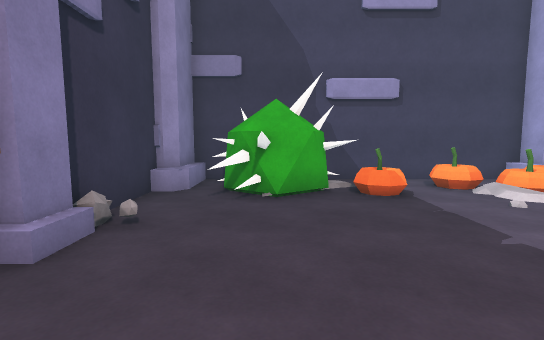
[1] (above)

17 first-person views from a walk through a scene from a Unity 3-D project. The camera is 1.2 m above the floor, tilts 6° down and sees 85° across. The floor is counted in squares, 1 m on a side. Each view is taken from the middle of a square. On the plan, view 1 faces up. The plan holds only what a view shows up to about 13 squares ahead; the rest is blank. Some animated figures are not drawn.

[2]
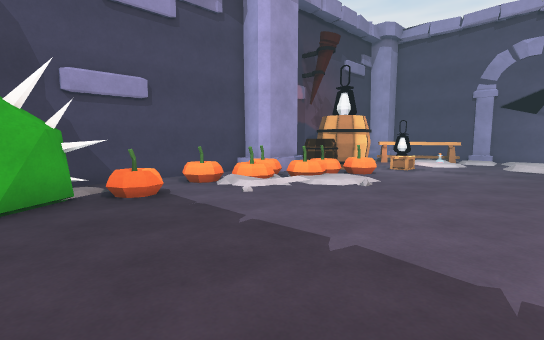

[3]
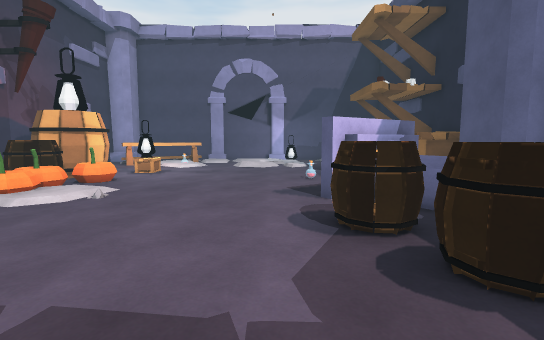

[4]
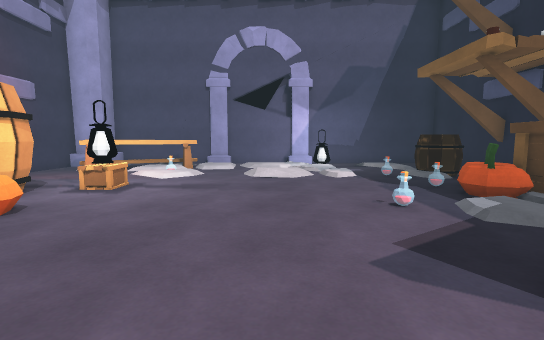

[5]
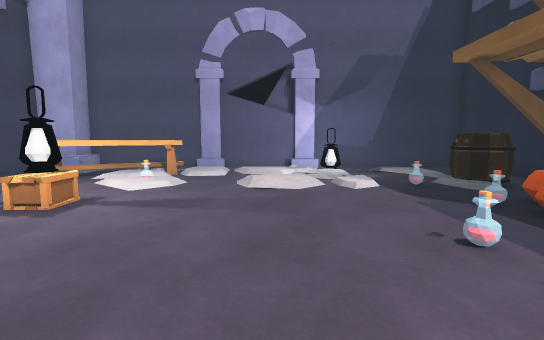

[6]
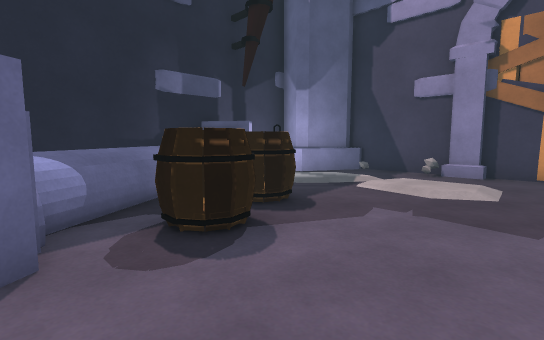

[7]
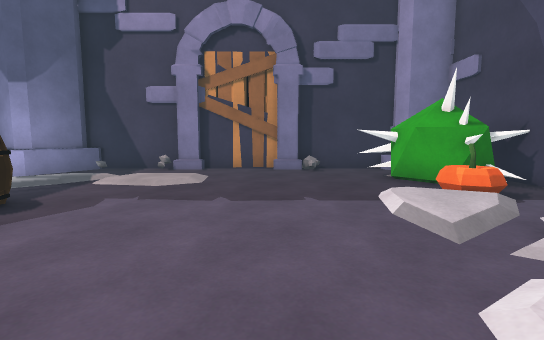

[8]
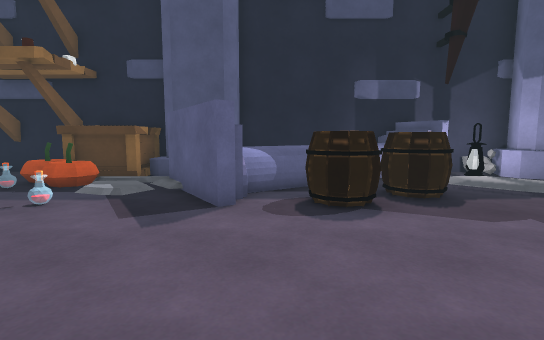

[9]
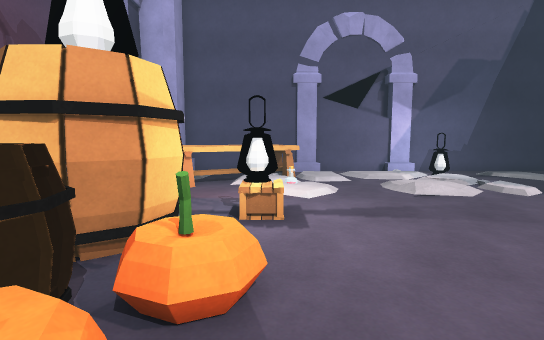

[10]
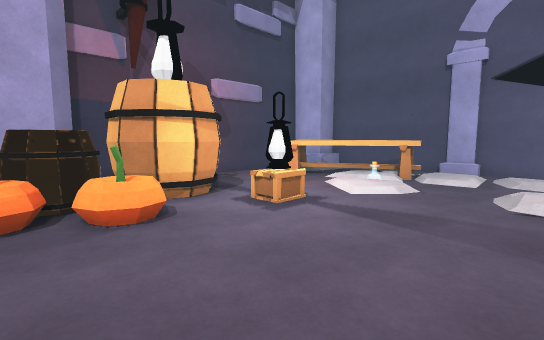

[11]
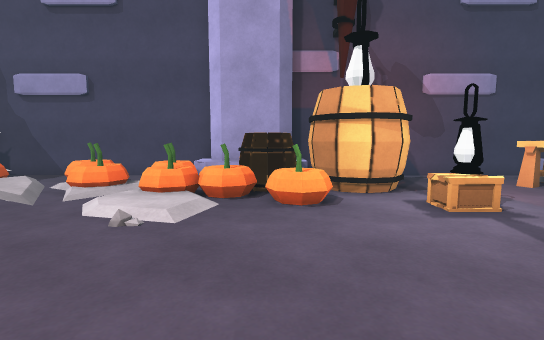

[12]
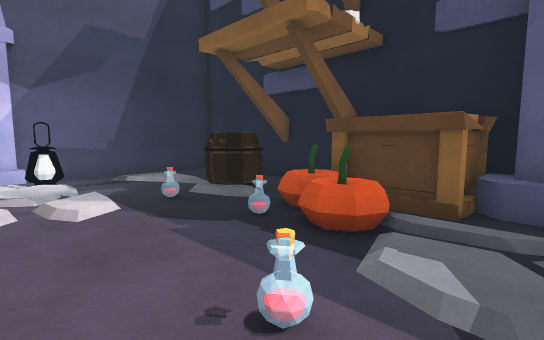

[13]
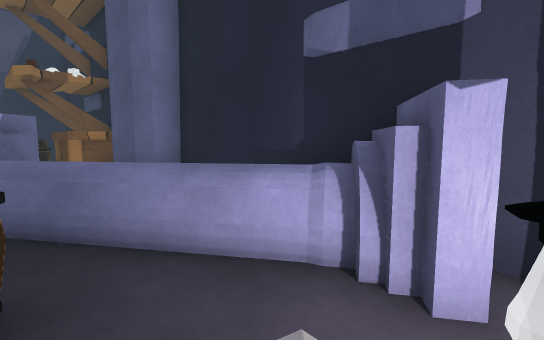

[14]
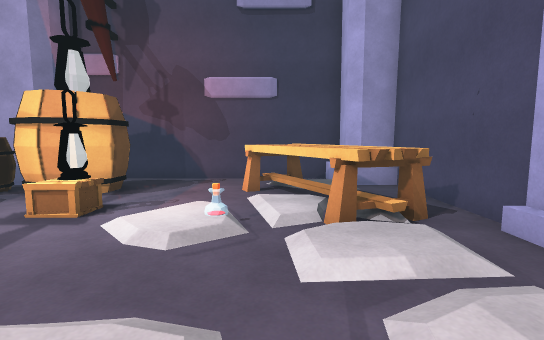

[15]
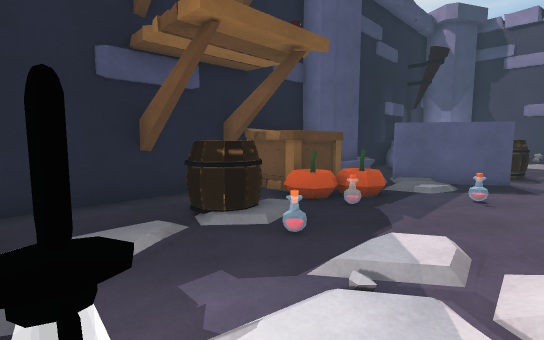

[16]
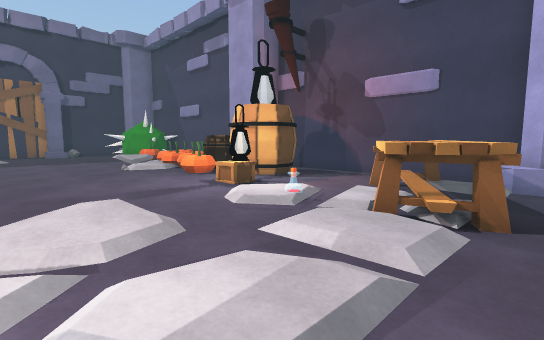

[17]
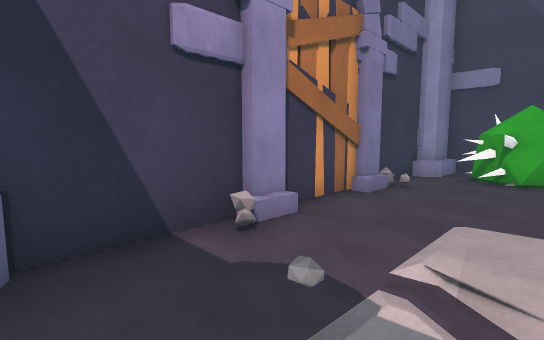

### Floor plan
Key: @ floor where view 1 was taken; # wall or solid block; . main floor; : floor 0.25 m higher than the main floor; + floor 0.75 m higher than the main floor; / step, stairs or slope; = window, fence, low wall or low ledge; ^ raised ledge; P pumpkin; B barrel; A box; L lantern; T potion; S shelf; E table; O other object.
Columns run from 3 left of view 1 to 21 right of it. Each row starts with its distance up from view 1.
 10  ###########  #########
  9 ##O O...P  ###^B......###
  8 ##OOOPP.P PP#BBLB..EEE/=#
  7 #.OOOPP./P:PBBBBB...EE..#
  6 #.OO....//P+PPPBA...EEE.#
  5 #......////://P.LL///EE.#
  4 #..........:....../T/E/.#
  3 #....................:/.O
  2 #.................././/.#
  1 #..//............./:/:/ #
  0 O..@:............./:///.O
 -1 #../:...BB....T...///:L.#
 -2 #..//.BBBB.#.//.........#
 -3 #../:/.B#=^^#/:PT..T.//.#
 -4 #=../:..^^^ #/:PPPBB/:/.#
 -5 ###.L..^^^ ...AAPPBB....#
 -6  ##=##^^  =###A AS S....#
 -7  ##################S#####
 -8                    S

Positions as (right, up) in squares from view 1, and headings:
1: (0, 0), facing up
2: (0, 0), facing up-right
3: (1, 0), facing right
4: (6, 1), facing right
5: (8, 1), facing right
6: (8, 2), facing down-left
7: (9, 3), facing left
8: (7, 4), facing down
9: (8, 5), facing right
10: (9, 1), facing up-right
11: (10, 0), facing up
12: (10, 0), facing down-right
13: (1, -3), facing down-right
14: (17, 0), facing up
15: (19, 0), facing down-left
16: (20, 0), facing up-left
17: (1, -4), facing up-left
